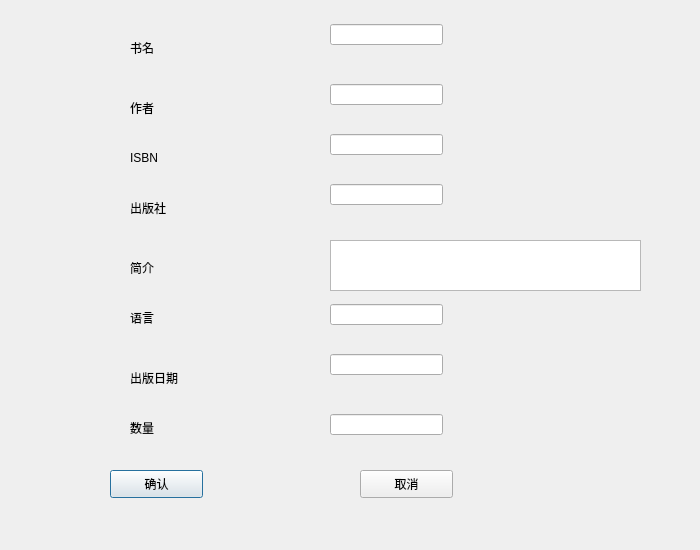
<?xml version="1.0" encoding="UTF-8"?>
<ui version="4.0">
 <class>updatebook</class>
 <widget class="QDialog" name="updatebook">
  <property name="geometry">
   <rect>
    <x>0</x>
    <y>0</y>
    <width>700</width>
    <height>550</height>
   </rect>
  </property>
  <property name="windowTitle">
   <string>updatebook</string>
  </property>
  <widget class="QLabel" name="label_2">
   <property name="geometry">
    <rect>
     <x>130</x>
     <y>100</y>
     <width>72</width>
     <height>15</height>
    </rect>
   </property>
   <property name="text">
    <string>作者</string>
   </property>
  </widget>
  <widget class="QLabel" name="label">
   <property name="geometry">
    <rect>
     <x>130</x>
     <y>40</y>
     <width>72</width>
     <height>15</height>
    </rect>
   </property>
   <property name="text">
    <string>书名</string>
   </property>
  </widget>
  <widget class="QLabel" name="label_7">
   <property name="geometry">
    <rect>
     <x>130</x>
     <y>370</y>
     <width>72</width>
     <height>15</height>
    </rect>
   </property>
   <property name="text">
    <string>出版日期</string>
   </property>
  </widget>
  <widget class="QLabel" name="label_3">
   <property name="geometry">
    <rect>
     <x>130</x>
     <y>150</y>
     <width>72</width>
     <height>15</height>
    </rect>
   </property>
   <property name="text">
    <string>ISBN</string>
   </property>
  </widget>
  <widget class="QLabel" name="label_4">
   <property name="geometry">
    <rect>
     <x>130</x>
     <y>200</y>
     <width>72</width>
     <height>15</height>
    </rect>
   </property>
   <property name="text">
    <string>出版社</string>
   </property>
  </widget>
  <widget class="QPushButton" name="btnOK">
   <property name="geometry">
    <rect>
     <x>110</x>
     <y>470</y>
     <width>93</width>
     <height>28</height>
    </rect>
   </property>
   <property name="text">
    <string>确认</string>
   </property>
  </widget>
  <widget class="QLabel" name="label_6">
   <property name="geometry">
    <rect>
     <x>130</x>
     <y>310</y>
     <width>72</width>
     <height>15</height>
    </rect>
   </property>
   <property name="text">
    <string>语言</string>
   </property>
  </widget>
  <widget class="QPushButton" name="btnCancel">
   <property name="geometry">
    <rect>
     <x>360</x>
     <y>470</y>
     <width>93</width>
     <height>28</height>
    </rect>
   </property>
   <property name="text">
    <string>取消</string>
   </property>
  </widget>
  <widget class="QLabel" name="label_5">
   <property name="geometry">
    <rect>
     <x>130</x>
     <y>260</y>
     <width>72</width>
     <height>15</height>
    </rect>
   </property>
   <property name="text">
    <string>简介</string>
   </property>
  </widget>
  <widget class="QLabel" name="label_15">
   <property name="geometry">
    <rect>
     <x>130</x>
     <y>420</y>
     <width>72</width>
     <height>15</height>
    </rect>
   </property>
   <property name="text">
    <string>数量</string>
   </property>
  </widget>
  <widget class="QLineEdit" name="lineEditTitle">
   <property name="geometry">
    <rect>
     <x>330</x>
     <y>24</y>
     <width>113</width>
     <height>21</height>
    </rect>
   </property>
  </widget>
  <widget class="QLineEdit" name="lineEditAuthor">
   <property name="geometry">
    <rect>
     <x>330</x>
     <y>84</y>
     <width>113</width>
     <height>21</height>
    </rect>
   </property>
  </widget>
  <widget class="QLineEdit" name="lineEditIsbn">
   <property name="geometry">
    <rect>
     <x>330</x>
     <y>134</y>
     <width>113</width>
     <height>21</height>
    </rect>
   </property>
  </widget>
  <widget class="QLineEdit" name="lineEditPublisher">
   <property name="geometry">
    <rect>
     <x>330</x>
     <y>184</y>
     <width>113</width>
     <height>21</height>
    </rect>
   </property>
  </widget>
  <widget class="QLineEdit" name="lineEditLanguage">
   <property name="geometry">
    <rect>
     <x>330</x>
     <y>304</y>
     <width>113</width>
     <height>21</height>
    </rect>
   </property>
  </widget>
  <widget class="QLineEdit" name="lineEditPublishDate">
   <property name="geometry">
    <rect>
     <x>330</x>
     <y>354</y>
     <width>113</width>
     <height>21</height>
    </rect>
   </property>
  </widget>
  <widget class="QLineEdit" name="lineEditQuantity">
   <property name="geometry">
    <rect>
     <x>330</x>
     <y>414</y>
     <width>113</width>
     <height>21</height>
    </rect>
   </property>
  </widget>
  <widget class="QTextEdit" name="textEditDescription">
   <property name="geometry">
    <rect>
     <x>330</x>
     <y>240</y>
     <width>311</width>
     <height>51</height>
    </rect>
   </property>
  </widget>
 </widget>
 <resources/>
 <connections/>
</ui>
